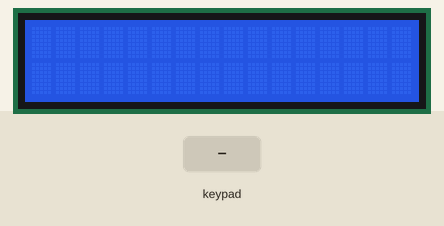
A sketch run on a simulated ESP32. Parts: 16×2 character LCD. Inputs (shaded band) come from the test bench.

Above: at 1.2 s.
1.3 s: keypad keys 1 4 1 2 1 9 1 8 # pressed 0.4 s apart
At 5.1 s:
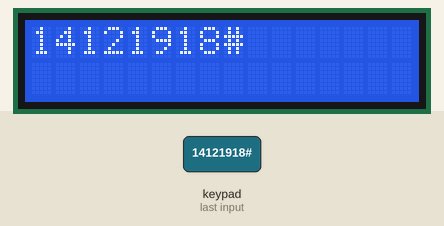
6.4 s: key 'A' pressed
At 7.4 s:
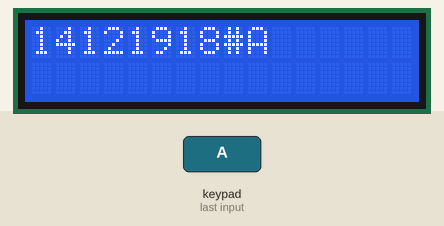
7.9 s: key 'B' pressed
At 8.8 s:
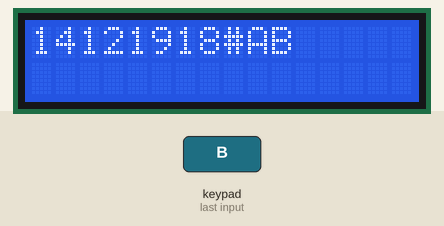
9.4 s: key 'C' pressed
At 9.8 s:
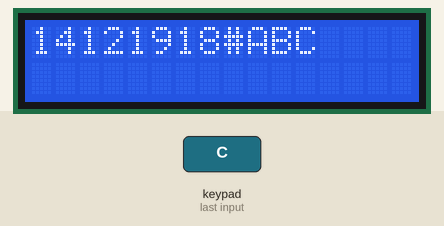
10.9 s: key '*' pressed
At 12.1 s:
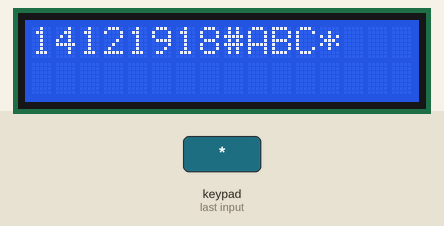
12.4 s: key '#' pressed
At 13.3 s:
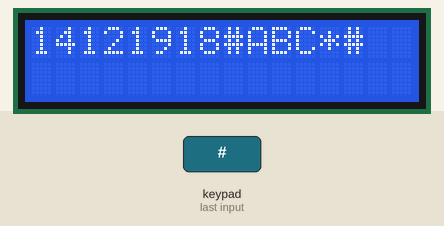
Timing chart, 0 to 14.9 s (numbered marks = the images above; inputs shaded):
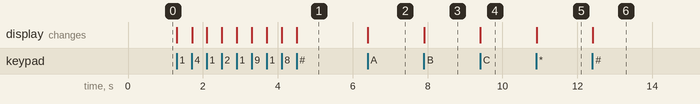

The sketch:

program.ino
```cpp
#include <Keypad.h>
#include <LiquidCrystal_I2C.h>
LiquidCrystal_I2C lcd(0x27,16,2);

const int BARIS = 4;
const int KOLOM = 4;
char keys[BARIS][KOLOM] = {
  {'1','2','3','A'},
  {'4','5','6','B'},
  {'7','8','9','C'},
  {'*','0','#','D'}
};

byte rowPins[BARIS] = {14,12,19,18};//connect to the row pinouts of the keypad
byte colPins[KOLOM] =  {5,4,2,15};
Keypad keypad = Keypad( makeKeymap(keys), rowPins, colPins, BARIS, KOLOM);
void setup() {
  // put your setup code here, to run once:
 Serial.begin(9600);
 lcd.init();
 lcd.backlight();
 lcd.setCursor(0,0);
}

void loop() {
char key = keypad.getKey();

  if (key != NO_KEY){
    lcd.print(key);
  }
}
```

Measured:
- after the input at 1.3 s, the display: first changes at once (image 1 shows a later state)
- after the input at 6.4 s, the display: changes at once (image 2)
- after the input at 7.9 s, the display: changes at once (image 3)
- after the input at 9.4 s, the display: changes at once (image 4)
- after the input at 10.9 s, the display: changes at once (image 5)
- after the input at 12.4 s, the display: changes at once (image 6)
